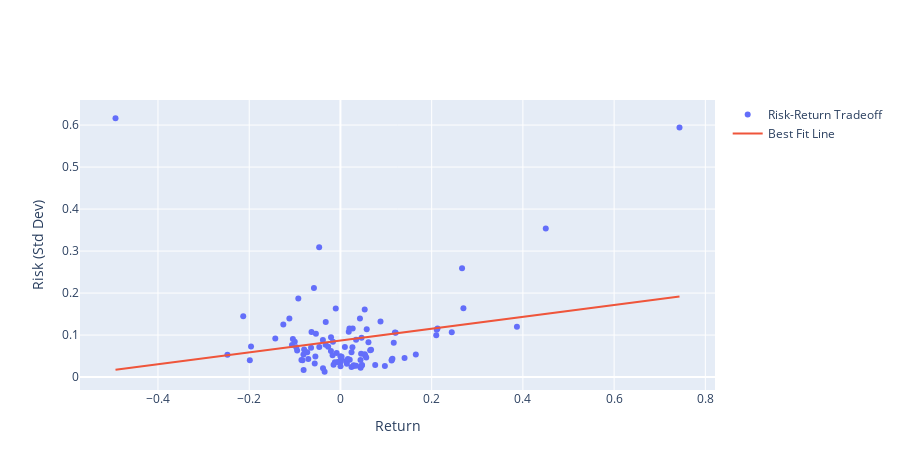

Notebook cell for this chart:
### Code cell
fig = go.Figure()
fig.add_trace(go.Scatter(name="Risk-Return Tradeoff",
                         x=portfolio[:,0],
                         y=portfolio[:,1], mode="markers"))
fig.add_trace(go.Scatter(name="Best Fit Line",
                         x=portfolio[:,0],
                         y=best_fit, mode="lines"))
fig.update_layout(xaxis_title="Return",
                  yaxis_title="Risk (Std Dev)",
                  width=900, height=470)
fig.show()
